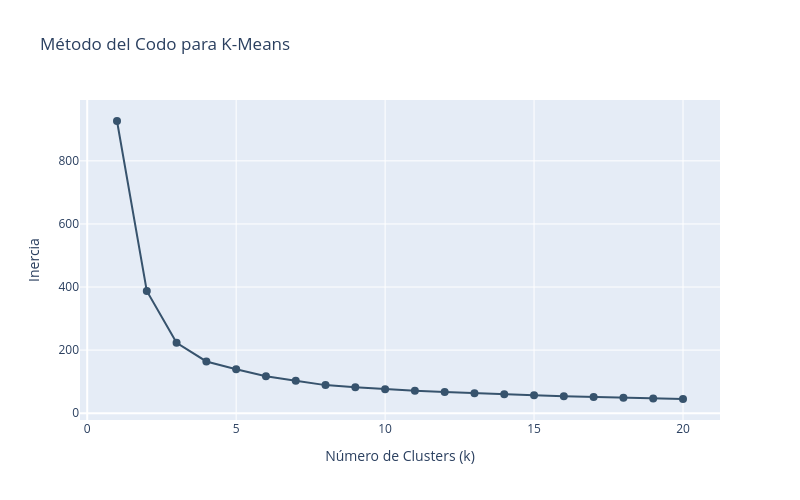

Write notebook code for a chart like this one.
### Code cell
# Graficamos el método del codo
fig = go.Figure()
fig.add_trace(
    go.Scatter(
        x=list(k_range),
        y=inertias,
        mode="lines+markers",
        name="Inercia",
        marker=dict(size=8, color="rgb(55, 83, 109)"),
        line=dict(color="rgb(55, 83, 109)", width=2),
    )
)

fig.update_layout(
    title="Método del Codo para K-Means",
    xaxis_title="Número de Clusters (k)",
    yaxis_title="Inercia",
    height=500,
    width=800,
    hovermode="x unified",
)
fig.show()

### Figure 1 — Plotly figure (JSON) as saved in the notebook; plotly's stock layout.template omitted (floating-point values rounded to 4 significant figures)
{"data": [{"line": {"color": "rgb(55, 83, 109)", "width": 2}, "marker": {"color": "rgb(55, 83, 109)", "size": 8}, "mode": "lines+markers", "name": "Inercia", "type": "scatter", "x": [1, 2, 3, 4, 5, 6, 7, 8, 9, 10, 11, 12, 13, 14, 15, 16, 17, 18, 19, 20], "y": [926.4, 387.3, 223.3, 164.0, 139.2, 117.3, 102.5, 88.99, 82.03, 75.79, 71.25, 67.0, 62.93, 59.98, 56.63, 53.98, 51.18, 48.84, 46.83, 44.98]}], "layout": {"height": 500, "hovermode": "x unified", "title": {"text": "Método del Codo para K-Means"}, "width": 800, "xaxis": {"title": {"text": "Número de Clusters (k)"}}, "yaxis": {"title": {"text": "Inercia"}}}}
